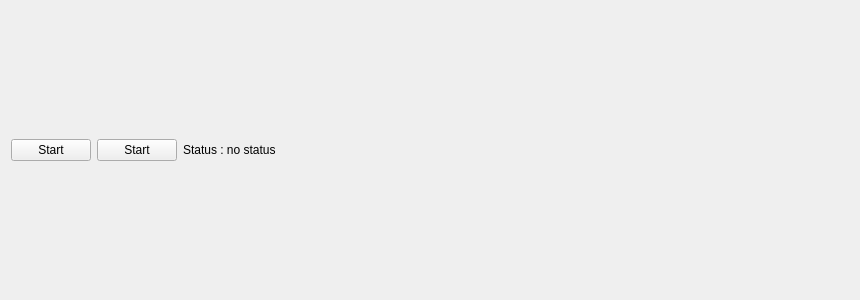
<?xml version="1.0" encoding="UTF-8"?>
<ui version="4.0">
 <class>TopBar</class>
 <widget class="QWidget" name="TopBar">
  <property name="geometry">
   <rect>
    <x>0</x>
    <y>0</y>
    <width>860</width>
    <height>300</height>
   </rect>
  </property>
  <property name="sizePolicy">
   <sizepolicy hsizetype="Preferred" vsizetype="Maximum">
    <horstretch>0</horstretch>
    <verstretch>0</verstretch>
   </sizepolicy>
  </property>
  <property name="windowTitle">
   <string>Form</string>
  </property>
  <layout class="QHBoxLayout" name="horizontalLayout">
   <item>
    <widget class="QPushButton" name="startButton">
     <property name="sizePolicy">
      <sizepolicy hsizetype="Maximum" vsizetype="Fixed">
       <horstretch>0</horstretch>
       <verstretch>0</verstretch>
      </sizepolicy>
     </property>
     <property name="text">
      <string>Start</string>
     </property>
    </widget>
   </item>
   <item>
    <widget class="QPushButton" name="recordButton">
     <property name="sizePolicy">
      <sizepolicy hsizetype="Maximum" vsizetype="Fixed">
       <horstretch>0</horstretch>
       <verstretch>0</verstretch>
      </sizepolicy>
     </property>
     <property name="text">
      <string>Start</string>
     </property>
    </widget>
   </item>
   <item>
    <widget class="QLabel" name="statusLabel">
     <property name="sizePolicy">
      <sizepolicy hsizetype="MinimumExpanding" vsizetype="Preferred">
       <horstretch>0</horstretch>
       <verstretch>0</verstretch>
      </sizepolicy>
     </property>
     <property name="text">
      <string>Status : no status</string>
     </property>
    </widget>
   </item>
  </layout>
 </widget>
 <resources/>
 <connections/>
</ui>
